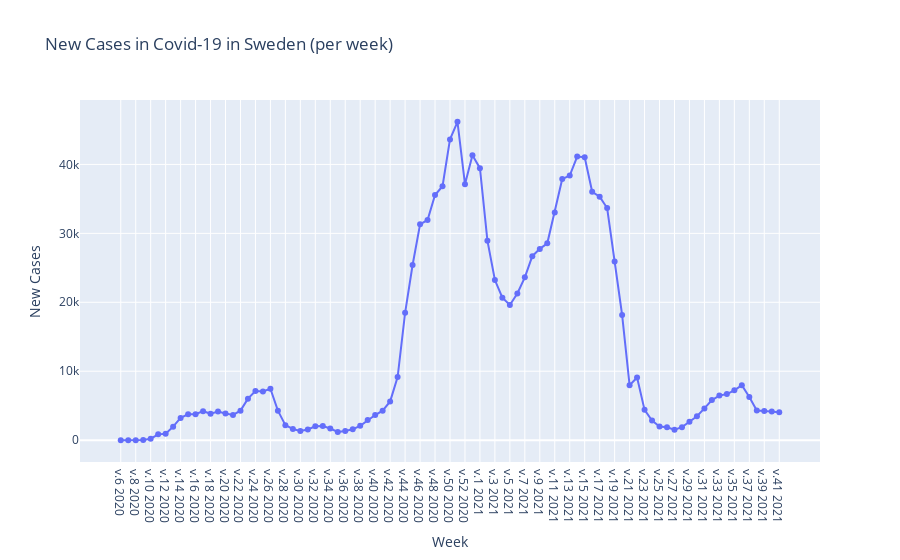

Notebook code for this chart:
### Code cell
plot2 = create_plotly_fig("Antal_fall_vecka", "New Cases", "New Cases in Covid-19 in Sweden (per week)")
plot2.show()
plot2.write_html('new_cases.html', auto_open=True)
